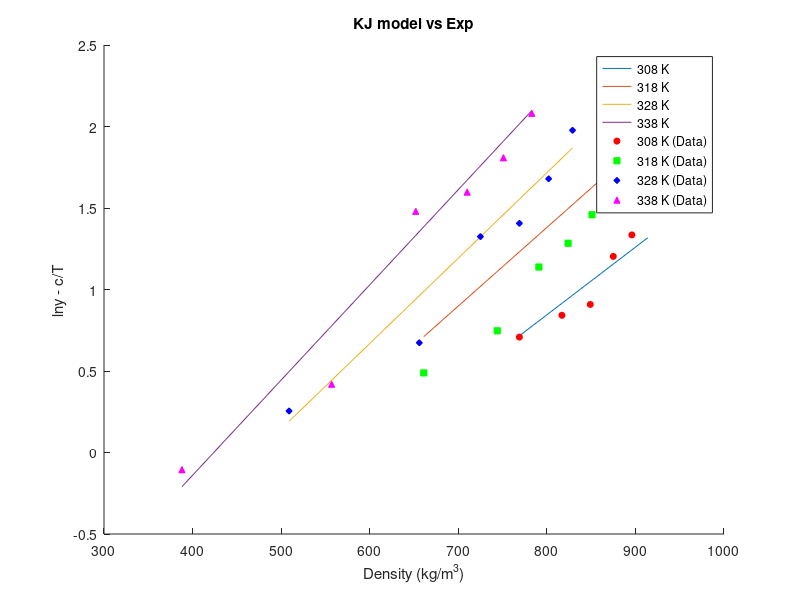
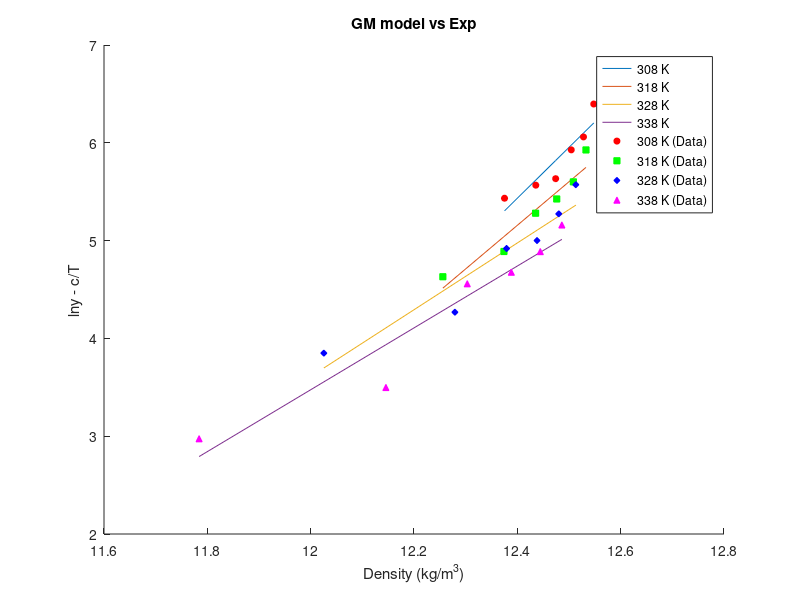
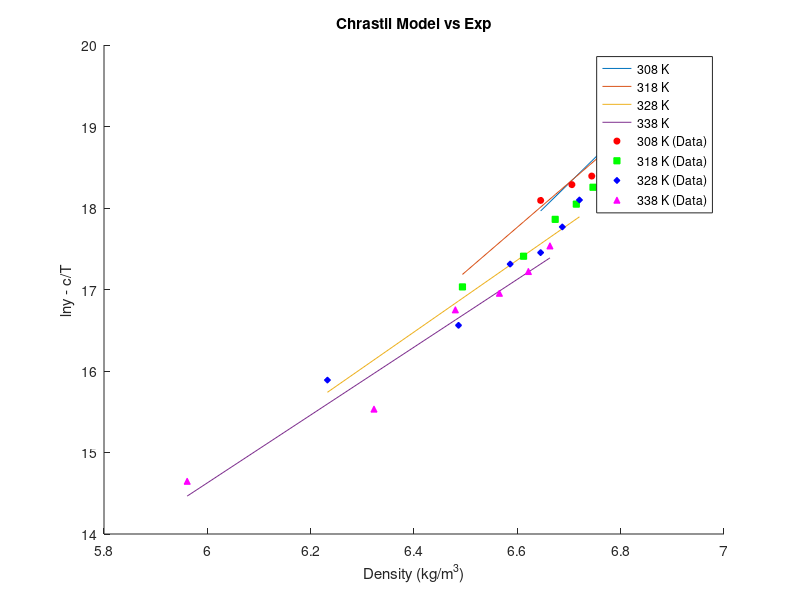
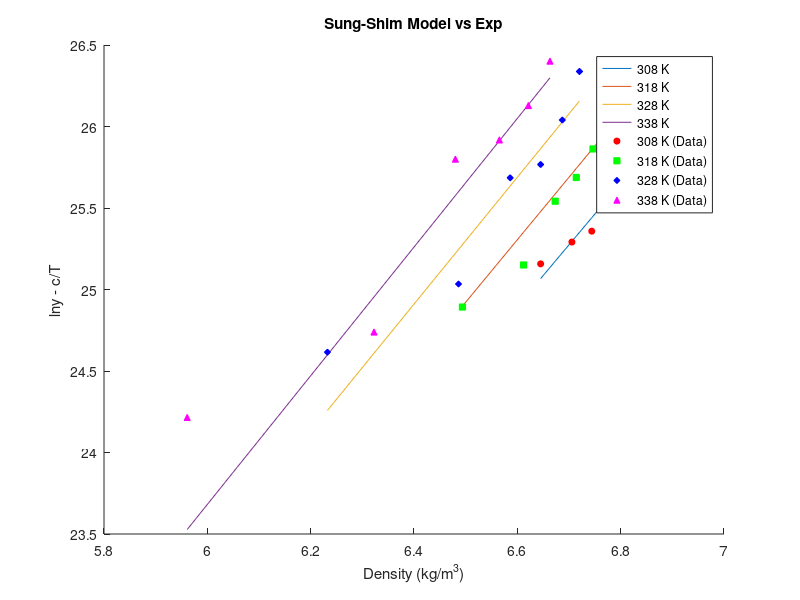

Recreate these plots in MATLAB, in order. (Note: this script raises an error after producing the figures.)
clear;
% SC CO2 Thermo info
T_c_CO2 = 304.18;       % Critical Temp [Kelvin]
P_c_CO2 = 73.8;         % Critical Pressure [bar]
omega_CO2 = 0.225;      % Omega [-]

% Drug Thermo info
T_c_drug = 1149.5;      % Critical Temp [Kelvin]
P_c_drug = 10.57;       % Critical Pressure [bar]
omega_drug = 2.0964;    % Omega [-]

% Genral info
T = [308 318 328 338];              % Temp range

k_ij = [0.103 0.117 0.126 0.134];   % Binary interaction parameter for PR/KM EoS
R = 8.314;                          % Gas Constant [J/mol·K]

Mw_drug = 598.5;
Mw_CO2 = 44.01;
Mw_methanol = 32.04;

P = [120 150 180 210 240 270];                      % Pressure [bar]

rho_CO2 =   [769 817 849 875 896 914;
            661 744 791 824 851 872;
            509 656 725 769 802 829;
            388 557 652 710 751 783];               % Density [kg/m3]

y_1 =   [2.03 2.32 2.48 3.33 3.80 5.32;
        1.63 2.11 3.12 3.61 4.30 5.96;
        1.29 1.96 3.76 4.08 5.36 7.22;
        0.90 1.52 4.39 4.94 6.10 8.01]/10^6;        % mole fraction

y_b =   [2.03 2.32 2.48 3.33 3.80 5.32;
        1.63 2.11 3.12 3.61 4.30 5.96;
        1.29 1.96 3.76 4.08 5.36 7.22;
        0.90 1.52 4.39 4.94 6.10 8.01];        % mole fraction

S = zeros(4,6);
for j=1:4
    for i=1:6
        S(j,i) = (rho_CO2(j,i) * y_1(j,i) * Mw_drug)/(Mw_CO2 * (1 - y_1(j,i)));
    end
end
% S = S*100;
% C_drug = [0.021 0.026 0.029 0.039 0.046 0.066];     % solubility or concentration [g/L]


y_a = y_b/10^6;

ln_y_b = log(y_b);
ln_y_a = log(y_a);

% KJ Model info
a_KJ = -2.4761;
b_KJ = [0.0041509,0.0048209,0.0052409,0.0058409];
c_KJ = -4550.5306;

ln_y_KJ = zeros(4,6);
ln_y_KJ_cT = zeros(4,6);

for n=1:4
    for i=1:6
        ln_y_KJ(n,i) = a_KJ + b_KJ(n)*rho_CO2(n,i) + c_KJ/T(n);
        ln_y_KJ_cT(n,i) = ln_y_KJ(n,i) - c_KJ/T(n);

    end
end

figure(1);
hold on;

% Plot lines
plot(rho_CO2(1,:), ln_y_KJ_cT(1,:), 'DisplayName', '308 K');
plot(rho_CO2(2,:), ln_y_KJ_cT(2,:), 'DisplayName', '318 K');
plot(rho_CO2(3,:), ln_y_KJ_cT(3,:), 'DisplayName', '328 K');
plot(rho_CO2(4,:), ln_y_KJ_cT(4,:), 'DisplayName', '338 K');

% Scatter points
scatter(rho_CO2(1,:), ln_y_b(1,:), 20, 'r', 'o', 'MarkerFaceColor', 'r', 'DisplayName', '308 K (Data)');
scatter(rho_CO2(2,:), ln_y_b(2,:), 20, 'g', 's', 'MarkerFaceColor', 'g', 'DisplayName', '318 K (Data)');
scatter(rho_CO2(3,:), ln_y_b(3,:), 20, 'b', 'd', 'MarkerFaceColor', 'b', 'DisplayName', '328 K (Data)');
scatter(rho_CO2(4,:), ln_y_b(4,:), 20, 'm', '^', 'MarkerFaceColor', 'm', 'DisplayName', '338 K (Data)');

xlabel('Density (kg/m^3)');
ylabel('lny - c/T');

legend('Location', 'best');
title('KJ model vs Exp');



% GM Model info
a_GM = [-59.074,-50.113,-37.359,-34.48];
b_GM = -5710.4987;
c_GM = [5.2022,4.4572,3.4141,3.1629];

ln_y_GM = zeros(4,6);
y_axis = zeros(4,6);
x_axis = zeros(4,6);

y_GM = zeros(4,6);
for n=1:4
    for i=1:6
        ln_y_GM(n,i) = a_GM(n) + b_GM/T(n) + c_GM(n)*log(rho_CO2(n,i)*T(n));
        y_axis(n,i) = ln_y_GM(n,i) - b_GM/T(n);
        x_axis(n,i) = log(rho_CO2(n,i)*T(n));
        y_GM(n,i) = ln_y_a(n,i) - b_GM/T(n);
    end
end 

figure(2);
hold on;

% Plot lines
plot(x_axis(1,:), y_axis(1,:), 'DisplayName', '308 K');
plot(x_axis(2,:), y_axis(2,:), 'DisplayName', '318 K');
plot(x_axis(3,:), y_axis(3,:), 'DisplayName', '328 K');
plot(x_axis(4,:), y_axis(4,:), 'DisplayName', '338 K');

% Scatter points
scatter(x_axis(1,:), y_GM(1,:), 20, 'r', 'o', 'MarkerFaceColor', 'r', 'DisplayName', '308 K (Data)');
scatter(x_axis(2,:), y_GM(2,:), 20, 'g', 's', 'MarkerFaceColor', 'g', 'DisplayName', '318 K (Data)');
scatter(x_axis(3,:), y_GM(3,:), 20, 'b', 'd', 'MarkerFaceColor', 'b', 'DisplayName', '328 K (Data)');
scatter(x_axis(4,:), y_GM(4,:), 20, 'm', '^', 'MarkerFaceColor', 'm', 'DisplayName', '338 K (Data)');

xlabel('Density (kg/m^3)');
ylabel('lny - c/T');

legend('Location', 'best');
title('GM model vs Exp');


% Chrastil Model info
a_Chrastil = [6.2022, 5.4572, 4.41441, 4.1629];
b_Chrastil = [-23.251, -18.253, -11.774, -10.35];
c_Chrastil = -6759.0921;

lnS = zeros(4,6);
lnS_cT = zeros(4,6);
ln_rho = log(rho_CO2);
lnS_exp = log(S);
lnS_exp_cT = zeros(4,6);
for n=1:4
    for i=1:6
        lnS(n,i) = a_Chrastil(n)*log(rho_CO2(n,i)) + b_Chrastil(n) + c_Chrastil/T(n);
        lnS_cT(n,i) = lnS(n,i) - c_Chrastil/T(n);
        lnS_exp_cT (n,i) = lnS_exp(n,i) - c_Chrastil/T(n);
    end
end


figure(3);
hold on;

% Plot lines
plot(ln_rho(1,:), lnS_cT(1,:), 'DisplayName', '308 K');
plot(ln_rho(2,:), lnS_cT(2,:), 'DisplayName', '318 K');
plot(ln_rho(3,:), lnS_cT(3,:), 'DisplayName', '328 K');
plot(ln_rho(4,:), lnS_cT(4,:), 'DisplayName', '338 K');

% Scatter points
scatter(ln_rho(1,:), lnS_exp_cT(1,:), 20, 'r', 'o', 'MarkerFaceColor', 'r', 'DisplayName', '308 K (Data)');
scatter(ln_rho(2,:), lnS_exp_cT(2,:), 20, 'g', 's', 'MarkerFaceColor', 'g', 'DisplayName', '318 K (Data)');
scatter(ln_rho(3,:), lnS_exp_cT(3,:), 20, 'b', 'd', 'MarkerFaceColor', 'b', 'DisplayName', '328 K (Data)');
scatter(ln_rho(4,:), lnS_exp_cT(4,:), 20, 'm', '^', 'MarkerFaceColor', 'm', 'DisplayName', '338 K (Data)');

xlabel('Density (kg/m^3)');
ylabel('lny - c/T');

legend('Location', 'best');
title('Chrastil Model vs Exp');

% Bartle et al. Model info
% This model has an issue in the paper
a_Bartle = 13.2886;
b_Bartle = 9.0827;
c_Bartle = -6845.6966;


% Sung-Shim Model info
a_Sung = 5.7399;
b_Sung = -606.0322;
c_Sung = -447.5124;
d_Sung = -36.8120;

ln_y_Sung = zeros(4,6);
ln_y_Sung_cT = zeros(4,6);
ln_y_exp_ct = zeros(4,6);
for n=1:4
    for i=1:6
    ln_y_Sung(n,i) = (a_Sung + (b_Sung/T(n)))*(log(rho_CO2(n,i))) + (c_Sung/T(n)) + d_Sung;
    ln_y_Sung_cT(n,i) = ln_y_Sung(n,i) - ((c_Sung/T(n)) + d_Sung);
    ln_y_exp_ct(n,i) = ln_y_a(n,i) - ((c_Sung/T(n)) + d_Sung);
    end
end

figure(4);
hold on;

% Plot lines
plot(ln_rho(1,:), ln_y_Sung_cT(1,:), 'DisplayName', '308 K');
plot(ln_rho(2,:), ln_y_Sung_cT(2,:), 'DisplayName', '318 K');
plot(ln_rho(3,:), ln_y_Sung_cT(3,:), 'DisplayName', '328 K');
plot(ln_rho(4,:), ln_y_Sung_cT(4,:), 'DisplayName', '338 K');

% Scatter points
scatter(ln_rho(1,:), ln_y_exp_ct(1,:), 20, 'r', 'o', 'MarkerFaceColor', 'r', 'DisplayName', '308 K (Data)');
scatter(ln_rho(2,:), ln_y_exp_ct(2,:), 20, 'g', 's', 'MarkerFaceColor', 'g', 'DisplayName', '318 K (Data)');
scatter(ln_rho(3,:), ln_y_exp_ct(3,:), 20, 'b', 'd', 'MarkerFaceColor', 'b', 'DisplayName', '328 K (Data)');
scatter(ln_rho(4,:), ln_y_exp_ct(4,:), 20, 'm', '^', 'MarkerFaceColor', 'm', 'DisplayName', '338 K (Data)');

xlabel('Density (kg/m^3)');
ylabel('lny - c/T');

legend('Location', 'best');
title('Sung-Shim Model vs Exp');



% Bian et al model info
a_Bian = 4.2910;
b_Bian = -4806.5989;
c_Bian = 0.0355;
d_Bian = -1.0456;
e_Bian = -9.5861*10^-4;

ln_y_Bian = zeros(4,6);
for n=1:4
    for i=1:6
        ln_y_Bian(n,i) = a_Bian + (b_Bian/T(n)) + ((c_Bian*rho_CO2(n,i))/T(n)) + (d_Bian + e_Bian*rho_CO2(n,i))*log(rho_CO2(n,i));
    end
end
% there is something wrong here
y_Bian = exp(ln_y_Bian);

% Sodeifian model info
a_Sodeifian = -16.8909;
b_Sodeifian = -13.0866*10^-3;
c_Sodeifian = 1.4181;
d_Sodeifian = 1.1071*10^-3;
e_Sodeifian = -2.9406*10^-3;
f_Sodeifian = -838.2700;

lnY_Sod = zeros(4,6);
for n=1:4
    for i=1:6
        lnY_Sod(n,i) = a_Sodeifian + b_Sodeifian*((P(i)^2)/T(n)) + c_Sodeifian*log(rho_CO2(n,i)*T(n)) + d_Sodeifian*rho_CO2(n,i)*log(rho_CO2(n,i)) + e_Sodeifian*P(i)*log(T(n)) + f_Sodeifian*(log(rho_CO2(n,i))/T(n));
    end
end
y_sod = exp(lnY_Sod);
y_sod = y_sod*10^7;
y_sod = fliplr(y_sod);
figure(5);
hold on;

% Plot lines
plot(rho_CO2(1,:), y_sod(1,:), 'DisplayName', '308 K');
plot(rho_CO2(2,:), y_sod(2,:), 'DisplayName', '318 K');
plot(rho_CO2(3,:), y_sod(3,:), 'DisplayName', '328 K');
plot(rho_CO2(4,:), y_sod(4,:), 'DisplayName', '338 K');


% Scatter points
scatter(rho_CO2(1,:), y_b(1,:), 20, 'r', 'o', 'MarkerFaceColor', 'r', 'DisplayName', '308 K (Data)');
scatter(rho_CO2(2,:), y_b(2,:), 20, 'g', 's', 'MarkerFaceColor', 'g', 'DisplayName', '318 K (Data)');
scatter(rho_CO2(3,:), y_b(3,:), 20, 'b', 'd', 'MarkerFaceColor', 'b', 'DisplayName', '328 K (Data)');
scatter(rho_CO2(4,:), y_b(4,:), 20, 'm', '^', 'MarkerFaceColor', 'm', 'DisplayName', '338 K (Data)');

figure(6);
% Subplot 1: Solubility vs. Pressure (S)
subplot(2,2,1);
hold on;
scatter(P, S(1,:), 20, 'r', 'o', 'MarkerFaceColor', 'r');  
scatter(P, S(2,:), 20, 'g', 's', 'MarkerFaceColor', 'g');  
scatter(P, S(3,:), 20, 'b', 'd', 'MarkerFaceColor', 'b');  
scatter(P, S(4,:), 20, 'm', '^', 'MarkerFaceColor', 'm');  
xlabel('Pressure [bar]');
ylabel('Drug solubility');
title('Solubility vs. Pressure (S)');
legend('T = 308 K', 'T = 318 K', 'T = 328 K', 'T = 338 K');
xlim([115 280]);
ytickformat('%.2f');

% Subplot 2: Solubility vs. Pressure (y_b)
subplot(2,2,2);
hold on;
scatter(P, y_b(1,:), 20, 'r', 'o', 'MarkerFaceColor', 'r');
scatter(P, y_b(2,:), 20, 'g', 's', 'MarkerFaceColor', 'g');  
scatter(P, y_b(3,:), 20, 'b', 'd', 'MarkerFaceColor', 'b');  
scatter(P, y_b(4,:), 20, 'm', '^', 'MarkerFaceColor', 'm');  
xlabel('Pressure [bar]');
ylabel('Drug solubility');
title('Solubility vs. Pressure (y_b)');
legend('T = 308 K', 'T = 318 K', 'T = 328 K', 'T = 338 K');
xlim([115 280]);
ytickformat('%.2f');
yticks(0.4:1:8.4);

% Subplot 3: Solubility vs. Density (S)
subplot(2,2,3);
hold on;
scatter(rho_CO2(1,:), S(1,:), 20, 'r', 'o', 'MarkerFaceColor', 'r');
scatter(rho_CO2(2,:), S(2,:), 20, 'g', 's', 'MarkerFaceColor', 'g');
scatter(rho_CO2(3,:), S(3,:), 20, 'b', 'd', 'MarkerFaceColor', 'b');
scatter(rho_CO2(4,:), S(4,:), 20, 'm', '^', 'MarkerFaceColor', 'm');
xlabel('Density [kg/m3]');
ylabel('Drug solubility');
title('Solubility vs. Density (S)');
legend('T = 308 K', 'T = 318 K', 'T = 328 K', 'T = 338 K');
xlim([260 960]);

% Subplot 4: Solubility vs. Density (y_b)
subplot(2,2,4);
hold on;
scatter(rho_CO2(1,:), y_b(1,:), 20, 'r', 'o', 'MarkerFaceColor', 'r');
scatter(rho_CO2(2,:), y_b(2,:), 20, 'g', 's', 'MarkerFaceColor', 'g');
scatter(rho_CO2(3,:), y_b(3,:), 20, 'b', 'd', 'MarkerFaceColor', 'b');
scatter(rho_CO2(4,:), y_b(4,:), 20, 'm', '^', 'MarkerFaceColor', 'm');
xlabel('Density [kg/m3]');
ylabel('Drug solubility');
title('Solubility vs. Density (y_b)');
legend('T = 308 K', 'T = 318 K', 'T = 328 K', 'T = 338 K');
xlim([260 960]);
ytickformat('%.2f');
yticks(0.4:1:8.4);
